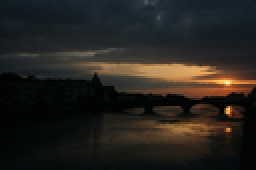
%> input picture images/seq/arno1.png, 128 x 85 px, shrunk from 512 x 339 before the run (shown 2 times larger); its folder holds only this picture in this run; the run also reads 1 picture not shown here
$ octave demo.m   (GNU Octave 9; MATLAB toolbox functions it lacks are replaced by stand-ins)
%> lines starting %> are read from the running program, lines starting %| are printed output that depends on the picture
### support functions/load_images.m
% This procedure loads a sequence of images
%
% Arguments:
%   'path', refers to a directory which contains a sequence of JPEG or PPM
%   images
%   'reduce' is an optional parameter that controls downsampling, e.g., reduce = .5
%   downsamples all images by a factor of 2.
%
% tom.mertens@gmail.com, August 2007
%

function I = load_images(path, reduce)
%> called with path = '.\images\seq', reduce = 1

if ~exist('reduce')
    reduce = 1;
end

if (reduce > 1 || reduce <= 0)
    error('reduce must fulfill: 0 < reduce <= 1');
end

% find all JPEG or PPM files in directory
files = dir([path '/*.tif']);
N = length(files);
if (N == 0)
    files = dir([path '/*.jpg']);
    N = length(files);
    if (N == 0)
    files = dir([path '/*.gif']);
    N = length(files);
         if (N == 0)
    files = dir([path '/*.bmp']);
    N = length(files);
          if (N == 0)
              files = dir([path '/*.png']);
    N = length(files);
       if (N == 0)
            error('no files found');
       end
          end
         end
    end
end

% allocate memory
sz = size(imread([path '/' files(1).name]));
%> sz = [85 128 3]
r = floor(sz(1)*reduce);
%> r = 85
c = floor(sz(2)*reduce);
%> c = 128
I = zeros(r,c,3,N);
%> I: size 85x128x3 double; every value is 0

% read all files
for i = 1:N

    % load image
    filename = [path '/' files(i).name];
    im =double(imread(filename));
    if (size(im,1) ~= sz(1) || size(im,2) ~= sz(2))
        error('images must all have the same size');
    end

    % optional downsampling step
    if (reduce < 1)
        im = imresize(im,[r c],'bicubic');
    end
    if size(im,3)==1
    I(:,:,:,i) = cat(3,im,im,im);
    else
    I(:,:,:,i) = im;
    end
end

### mef_ms_ssim.m
function [oQ, Q, qMap] = mef_ms_ssim(imgSeq, fI, K, window, level, weight)
% ========================================================================
% Multi-exposure fused (MEF) image quality model Version 1.0
% Copyright(c) 2015 Kede Ma, Kai Zeng and Zhou Wang
% All Rights Reserved.
%
% ----------------------------------------------------------------------
% Permission to use, copy, or modify this software and its documentation
% for educational and research purposes only and without fee is hereby
% granted, provided that this copyright notice and the original authors'
% names appear on all copies and supporting documentation. This program
% shall not be used, rewritten, or adapted as the basis of a commercial
% software or hardware product without first obtaining permission of the
% authors. The authors make no representations about the suitability of
% this software for any purpose. It is provided "as is" without express
% or implied warranty.
%----------------------------------------------------------------------
% This is an implementation of an objective image quality assessment model
% for MEF images using their corresponding input source sequences
% as reference.
%
% Please refer to the following paper:
%
% K. Ma et al., "Perceptual Quality Assessment for Multi-Exposure
% Image Fusion" submitted to IEEE Transactions on
% Image Processing.
%
%
% Kindly report any suggestions or corrections to k29ma@uwaterloo.ca,
% kzeng@uwaterloo.ca or zhouwang@ieee.org
%
%----------------------------------------------------------------------
%
%Input : (1) imgSeq: source sequence being used as reference in [0-255] grayscale.
%        (2) fI: the MEF image being compared in [0-255] grayscale.
%        (3) K: constant in the SSIM index formula (see the above
%            reference). defualt value: K = 0.03
%        (4) window: local window for statistics. default widnow is
%            Gaussian given by window = fspecial('gaussian', 11, 1.5);
%        (5) level: multi-scale level used for downsampling. default value:
%            level = 3;
%        (6) weight: the weights in each scale (see the above reference).
%            default value is given by
%            weight = [0.0448  0.2856  0.3001]';
%            weight = weight / sum(weight);
%            Note that the length of weight and level should be the same.
%
%Output: (1) oQ: The overlll quality score of the MEF image.
%        (2)  Q: The quality scores in each scale.
%        (3) qMap: The quality maps of the MEF image in each scale.
%
%Basic Usage:
%   Given the test MEF image and its corresponding source sequence
%
%   [oQ, Q, qMap] = mef_ms_ssim(imgSeq, fI);
%
%
%========================================================================


if (nargin < 2 || nargin > 6)
   oQ = -Inf;
   Q = -Inf;
   qMap = -Inf;
   return;
end

if (~exist('K', 'var'))
   K = 0.03;
end

if (~exist('window', 'var'))
   window = fspecial('gaussian', 11, 1.5);
end

[H, W] = size(window);

if (~exist('level','var'))
   level = 3;
end

if (~exist('weight', 'var'))
   weight = [0.0448  0.2856  0.3001]';
   weight = weight / sum(weight);
end

if level ~= length(weight)
   oQ = -Inf;
   Q = -Inf;
   qMap = -Inf;
   return;
end

[s1, s2, s3] = size(imgSeq);
minImgWidth = min(s1, s2)/(2^(level-1));
maxWinWidth = max(H, W);
if (minImgWidth < maxWinWidth)
   oQ = -Inf;
   Q = -Inf;
   qMap = Inf;
   return;
end

imgSeq = double(imgSeq);
fI = double(fI);
downsampleFilter = ones(2)./4;
Q = zeros(level,1);
qMap = cell(level,1);
if level == 1
    [Q, qMap] = mef_ssim(imgSeq, fI,  K, window);
    oQ = Q;
    return;
else
    for l = 1 : level - 1
        [Q(l), qMap{l}] = mef_ssim(imgSeq, fI,  K, window);
        imgSeqC = imgSeq;
        clear imgSeq;
        for i = 1:s3
            rI = squeeze(imgSeqC(:,:,i));
            dI = imfilter(rI, downsampleFilter, 'symmetric', 'same');
            imgSeq(:,:,i) = dI(1:2:end, 1:2:end);
        end
        dI = imfilter(fI, downsampleFilter, 'symmetric', 'same');
        clear fI;
        fI = dI(1:2:end, 1:2:end);
    end
    % the coarsest scale
    [Q(level), qMap{level}] = mef_ssim(imgSeq, fI,  K, window);
    Q = Q(:);
    oQ = prod(Q.^weight);
end

### support functions/mef_ssim.m
function [Q, qMap] = mef_ssim(imgSeq, fI,  K, window)

if (nargin < 2 || nargin > 4)
   Q = -Inf;
   qMap = Inf;
   return;
end

if (~exist('K', 'var'))
   K = 0.03;
end

if (~exist('window', 'var'))
   window = fspecial('gaussian', 11, 1.5);
end


imgSeq = double(imgSeq);
fI = double(fI);
[s1, s2, s3] = size(imgSeq);
wSize = size(window,1);
sWindow = ones(wSize) / wSize^2; % square window used to calculate the distance
bd = floor(wSize/2);
mu = zeros(s1-2*bd, s2-2*bd, s3);
ed = zeros(s1-2*bd, s2-2*bd, s3);
for i = 1:s3
    img = squeeze(imgSeq(:,:,i));
    mu(:,:,i) = filter2(sWindow, img, 'valid');
    muSq = mu(:,:,i) .* mu(:,:,i);
    sigmaSq = filter2(sWindow, img.*img, 'valid') - muSq;
    ed(:,:,i) =  sqrt( max( wSize^2 * sigmaSq, 0 ) ) + 0.001; % add a small constant to avoid instability
end

R = zeros(s1-2*bd,s2-2*bd); % consistency map which could be used as an output if necessary
for i = bd+1:s1-bd
    for j = bd+1:s2-bd
        vecs = reshape(imgSeq(i-bd:i+bd,j-bd:j+bd,:),[wSize*wSize, s3]);
        denominator = 0;
        for k = 1:s3
            denominator = denominator + norm(vecs(:,k) - mu(i-bd,j-bd,k));
        end
        numerator = norm(sum(vecs,2) - mean(sum(vecs,2)));
        R(i-bd,j-bd) = (numerator + eps) / (denominator + eps);
    end
end

R(R > 1) = 1 - eps; % get rid of numerical instability
R(R < 0) = 0 + eps;


p = tan(pi/2 * R);
p( p >  10 ) = 10; % to avoid blow up (large number such as 10 is equivalent to taking maximum)
p = repmat(p,[1,1,s3]);


wMap = (ed / wSize).^p + eps; % to avoid blowing up
normalizer = sum(wMap,3);
wMap = wMap ./ repmat(normalizer,[1,1,s3]);
maxEd = max(ed,[],3);

C = (K * 255)^2;
qMap = zeros(s1-2*bd, s2-2*bd);
for i = bd+1:s1-bd
    for j = bd+1:s2-bd
        blocks = imgSeq(i-bd:i+bd,j-bd:j+bd,:);
        rBlock = zeros(wSize,wSize);
        for k = 1 : s3
            rBlock = rBlock  + wMap(i-bd,j-bd,k) * ( blocks(:,:,k) - mu(i-bd,j-bd,k) ) / ed(i-bd,j-bd,k);
        end
        if norm(rBlock(:)) > 0
            rBlock = rBlock / norm(rBlock(:)) * maxEd(i-bd,j-bd);
        end
        fBlock = fI(i-bd:i+bd,j-bd:j+bd);
        rVec = rBlock(:);
        fVec = fBlock(:);
        mu1 = sum( window(:) .* rVec );
        mu2 = sum( window(:) .* fVec );
        sigma1Sq = sum( window(:) .* (rVec - mu1).^2 );
        sigma2Sq = sum( window(:) .* (fVec - mu2).^2 );
        sigma12 = sum(  window(:) .* (rVec - mu1) .* (fVec - mu2)  );
        qMap(i-bd,j-bd) = ( 2 * sigma12 + C ) ./ ( sigma1Sq + sigma2Sq + C );
    end
end

Q = mean2(qMap);

### demo.m
clc,clear,close all;


%%使用说明：seq里面放源图像序列，image目录下与seq同级的目录下放两张融合后的图像


%% change direction
prev_dir = pwd; file_dir = fileparts(mfilename('fullpath')); cd(file_dir);
addpath(genpath(pwd));


%% model calculation
Q = zeros(2,1); % test two fused images
imgSeqColor = uint8(load_images('.\images\seq',1));
%> imgSeqColor is the input picture: size 85x128x3 uint8; mean R, G, B 37.6, 34.7, 30.4
[s1, s2, s3, s4] = size(imgSeqColor);
%> s1 = 85; s2 = 128; s3 = 3; s4 = 1
imgSeq = zeros(s1, s2, s4);
for i = 1:s4
    imgSeq(:, :, i) =  rgb2gray( squeeze( imgSeqColor(:,:,:,i) ) ); % color to gray conversion
end
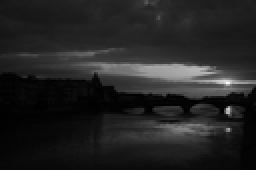
%> imgSeq: size 85x128 double (shown 2 times larger); min 0, max 253, mean 35.1
fI1 = imread('.\spd_mef_arno\35.jpg');
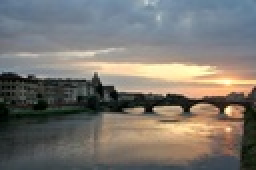
%> input picture spd_mef_arno/35.jpg, 128 x 85 px, shrunk from 512 x 339 before the run (shown 2 times larger)
%> fI1 is the input picture: size 85x128x3 uint8; mean R, G, B 121.2, 117.7, 112
fI1 = double(rgb2gray(fI1));
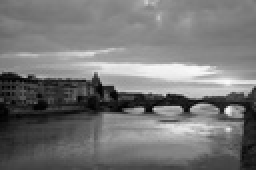
%> fI1: size 85x128 double (shown 2 times larger); min 1, max 250, mean 118.1
[Q(1), Qs1, QMap1] = mef_ms_ssim(imgSeq, fI1);
%> the loop in mef_ms_ssim, `for l = 1 : level - 1` made 2 passes
%> pass 1, in mef_ms_ssim, `dI = imfilter(fI, downsampleFilter, 'symmetric', 'same');`:
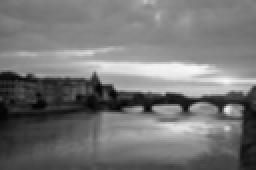
%> dI: size 85x128 double (shown 2 times larger); min 2.5, max 248.5, mean 117.8
%> pass 1, in mef_ms_ssim, `fI = dI(1:2:end, 1:2:end);`:
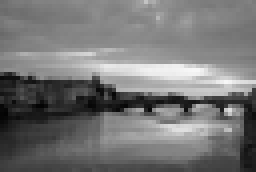
%> fI: size 43x64 double (shown 4 times larger); min 3.5, max 247.5, mean 117.5
%> after the loop in mef_ms_ssim, `for l = 1 : level - 1`:
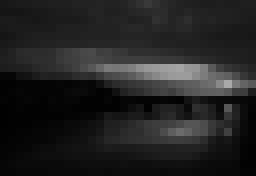
%> imgSeq: size 22x32 double (shown 8 times larger); min 1.31, max 170.2, mean 34.2
%> after the loop in mef_ms_ssim, `for l = 1 : level - 1`: Q = [0.8; 0.799; 0]; qMap = 3 items
%> call 3 of mef_ssim, with K = 0.03
%> in mef_ssim (call 3), `fI = double(fI);`:
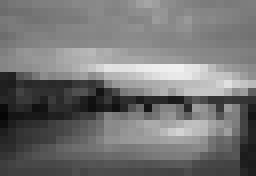
%> fI: size 22x32 double (shown 8 times larger); min 5.81, max 240.5, mean 116.4
%> in mef_ssim (call 3), `Q = mean2(qMap);`: Q = 0.791
%> in mef_ms_ssim, `Q = Q(:);`: Q = [0.8; 0.799; 0.791]
%> in mef_ms_ssim, `oQ = prod(Q.^weight);`: oQ = 0.795
%> Qs1 = [0.8; 0.799; 0.791]; QMap1 = 3 items

fI2= imread('.\spd_mef_arno\33.jpg');
fI2 = double(rgb2gray(fI2));
%> fI2: size 85x128 double
[Q(2), Qs2, QMap2] = mef_ms_ssim(imgSeq, fI2);
%> Qs2 = [0.801; 0.8; 0.792]; QMap2 = 3 items


% [9 lines of commented-out code are left out]
